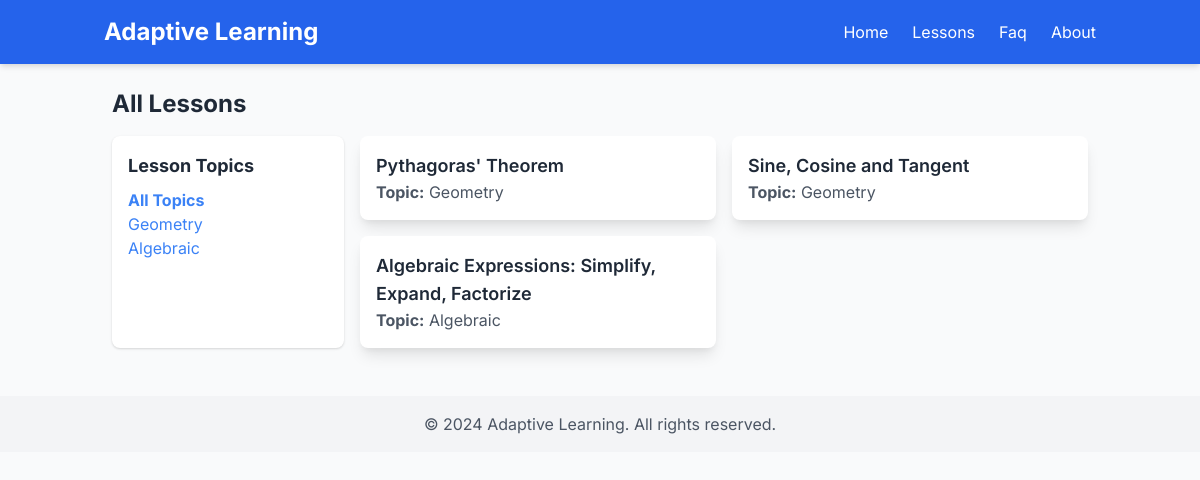
Screenshot of /lessons/ with the database file from the repository.
### core/models.py (models this page shows, shortened)
class Lesson(models.Model):
    title = models.CharField(max_length=200, unique=True)  # Unique lesson title
    slug = models.SlugField(unique=True, blank=True)  # URL-friendly version of the title
    topic = models.CharField(max_length=100)  # The category (e.g., "Geometry")
    content = models.TextField()  # The explanation of the topic
    example_problem = models.TextField(blank=True, null=True)  # Example question
    def __str__(self):
        return self.title

### core/views.py (the view)
# urls.py: path('lessons/', lessons, name='lessons'),
def lessons(request):
    selected_topic = request.GET.get('topic')
    if selected_topic:
        lessons = Lesson.objects.filter(topic=selected_topic)
    else:
        lessons = Lesson.objects.all()
    topics = list(Lesson.objects.values_list('topic', flat=True).distinct())  # Ensure topics are a list
    print("DEBUG: Topics Available:", topics)
    print("DEBUG: Selected Topic:", selected_topic)
    print("DEBUG: Lessons Retrieved:", list(lessons))  # Print retrieved lessons
    return render(request, 'lessons.html', {'lessons': lessons, 'topics': topics, 'selected_topic': selected_topic})

### core/templates/lessons.html
{% extends "base.html" %}
{% block content %}
  <h2 class="text-2xl font-bold mb-4">All Lessons</h2>
  <div class="grid grid-cols-4 gap-4">
    <div class="col-span-1 bg-white p-4 shadow rounded-lg">
      <h3 class="text-lg font-bold mb-2">Lesson Topics</h3>
      <ul>
        <li>
          <a href="{% url 'lessons' %}" class="text-blue-500 hover:underline {% if not selected_topic %}font-bold{% endif %}">
            All Topics
          </a>
        </li>
        {% for topic in topics %}
          <li>
            <a href="?topic={{ topic }}" class="text-blue-500 hover:underline {% if selected_topic == topic %}font-bold{% endif %}">
              {{ topic }}
            </a>
          </li>
        {% endfor %}
      </ul>
    </div>
    <div class="col-span-3">
      <div class="grid grid-cols-1 md:grid-cols-2 gap-4">
        {% for lesson in lessons %}
          <a href="{% url 'lesson_detail' lesson.slug %}" class="block p-4 bg-white shadow-lg rounded-lg hover:bg-gray-100 transition">
            <h3 class="text-lg font-semibold">{{ lesson.title }}</h3>
            <p class="text-gray-600"><strong>Topic:</strong> {{ lesson.topic }}</p>
          </a>
        {% empty %}
          <p>No lessons available for this topic.</p>
        {% endfor %}
      </div>
    </div>
  </div>
{% endblock %}

### core/templates/base.html (shortened to what this page needs)
<!DOCTYPE html>
<html lang="en">
<head>
    <link href="https://cdn.jsdelivr.net/npm/tailwindcss@2.2.19/dist/tailwind.min.css" rel="stylesheet">
</head>
<body class="bg-gray-50 text-gray-800">
<nav class="bg-blue-600 text-white py-4 shadow-md">
    <div class="max-w-5xl mx-auto flex justify-between items-center px-4">
        <a href="{% url 'home' %}" class="text-2xl font-bold hover:opacity-80">Adaptive Learning</a>
        <ul class="hidden md:flex space-x-6">
            <li><a href="{% url 'home' %}" class="hover:underline">Home</a></li>
            <li><a href="{% url 'lessons' %}" class="hover:underline">Lessons</a></li>
            <li><a href="{% url 'faq' %}" class="hover:underline">Faq</a></li>
            <li><a href="#" class="hover:underline">About</a></li>
        </ul>
    </div>
</nav>
<div class="max-w-5xl mx-auto p-6">
    {% block content %}
    {% endblock %}
</div>
<footer class="text-center mt-6 text-gray-600 py-4 bg-gray-100">
    <p>&copy; 2024 Adaptive Learning. All rights reserved.</p>
</footer>
</body>
</html>

### core/templates/base.html (style rules this page uses)
body { font-family: 'Inter', sans-serif; }

### rows the page displays
Lesson: title "Pythagoras' Theorem", topic "Geometry"
Lesson: title "Sine, Cosine and Tangent", topic "Geometry"
Lesson: title "Algebraic Expressions: Simplify, Expand, Factorize", topic "Algebraic"

### other values shown
{{ topic }} "Geometry" "Algebraic"
